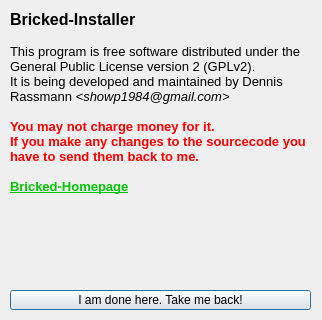
<?xml version="1.0" encoding="UTF-8"?>
<ui version="4.0">
 <class>Info</class>
 <widget class="QDialog" name="Info">
  <property name="enabled">
   <bool>true</bool>
  </property>
  <property name="geometry">
   <rect>
    <x>0</x>
    <y>0</y>
    <width>322</width>
    <height>320</height>
   </rect>
  </property>
  <property name="sizePolicy">
   <sizepolicy hsizetype="Preferred" vsizetype="Preferred">
    <horstretch>0</horstretch>
    <verstretch>0</verstretch>
   </sizepolicy>
  </property>
  <property name="minimumSize">
   <size>
    <width>322</width>
    <height>320</height>
   </size>
  </property>
  <property name="maximumSize">
   <size>
    <width>322</width>
    <height>320</height>
   </size>
  </property>
  <property name="focusPolicy">
   <enum>Qt::StrongFocus</enum>
  </property>
  <property name="contextMenuPolicy">
   <enum>Qt::NoContextMenu</enum>
  </property>
  <property name="windowTitle">
   <string>Some info about this...</string>
  </property>
  <property name="sizeGripEnabled">
   <bool>false</bool>
  </property>
  <property name="modal">
   <bool>false</bool>
  </property>
  <widget class="QLabel" name="lbl_info">
   <property name="geometry">
    <rect>
     <x>10</x>
     <y>10</y>
     <width>301</width>
     <height>251</height>
    </rect>
   </property>
   <property name="text">
    <string>&lt;!DOCTYPE HTML PUBLIC &quot;-//W3C//DTD HTML 4.0//EN&quot; &quot;http://www.w3.org/TR/REC-html40/strict.dtd&quot;&gt;
&lt;html&gt;&lt;head&gt;&lt;meta name=&quot;qrichtext&quot; content=&quot;1&quot; /&gt;&lt;style type=&quot;text/css&quot;&gt;
p, li { white-space: pre-wrap; }
&lt;/style&gt;&lt;/head&gt;&lt;body style=&quot; font-family:'Sans'; font-size:10pt; font-weight:400; font-style:normal;&quot;&gt;
&lt;p style=&quot; margin-top:0px; margin-bottom:0px; margin-left:0px; margin-right:0px; -qt-block-indent:0; text-indent:0px;&quot;&gt;&lt;span style=&quot; font-size:12pt; font-weight:600;&quot;&gt;Bricked-Installer&lt;/span&gt;&lt;/p&gt;
&lt;p style=&quot;-qt-paragraph-type:empty; margin-top:0px; margin-bottom:0px; margin-left:0px; margin-right:0px; -qt-block-indent:0; text-indent:0px;&quot;&gt;&lt;/p&gt;
&lt;p style=&quot; margin-top:0px; margin-bottom:0px; margin-left:0px; margin-right:0px; -qt-block-indent:0; text-indent:0px;&quot;&gt;This program is free software distributed under the General Public License version 2 (GPLv2).&lt;/p&gt;
&lt;p style=&quot; margin-top:0px; margin-bottom:0px; margin-left:0px; margin-right:0px; -qt-block-indent:0; text-indent:0px;&quot;&gt;It is being developed and maintained by Dennis Rassmann &lt;span style=&quot; font-style:italic;&quot;&gt;&amp;lt;showp1984@gmail.com&amp;gt;&lt;/span&gt;&lt;/p&gt;
&lt;p style=&quot;-qt-paragraph-type:empty; margin-top:0px; margin-bottom:0px; margin-left:0px; margin-right:0px; -qt-block-indent:0; text-indent:0px;&quot;&gt;&lt;/p&gt;
&lt;p style=&quot; margin-top:0px; margin-bottom:0px; margin-left:0px; margin-right:0px; -qt-block-indent:0; text-indent:0px;&quot;&gt;&lt;span style=&quot; font-weight:600; color:#ff0000;&quot;&gt;You may not charge money for it.&lt;/span&gt;&lt;/p&gt;
&lt;p style=&quot; margin-top:0px; margin-bottom:0px; margin-left:0px; margin-right:0px; -qt-block-indent:0; text-indent:0px;&quot;&gt;&lt;span style=&quot; font-weight:600; color:#ff0000;&quot;&gt;If you make any changes to the sourcecode you have to send them back to me.&lt;/span&gt;&lt;/p&gt;
&lt;p style=&quot;-qt-paragraph-type:empty; margin-top:0px; margin-bottom:0px; margin-left:0px; margin-right:0px; -qt-block-indent:0; text-indent:0px;&quot;&gt;&lt;/p&gt;
&lt;p style=&quot; margin-top:0px; margin-bottom:0px; margin-left:0px; margin-right:0px; -qt-block-indent:0; text-indent:0px;&quot;&gt;&lt;a href=&quot;http://www.bricked.de&quot;&gt;&lt;span style=&quot; font-weight:600; text-decoration: underline; color:#00c700;&quot;&gt;Bricked-Homepage&lt;/span&gt;&lt;/a&gt;&lt;/p&gt;&lt;/body&gt;&lt;/html&gt;</string>
   </property>
   <property name="scaledContents">
    <bool>false</bool>
   </property>
   <property name="alignment">
    <set>Qt::AlignLeading|Qt::AlignLeft|Qt::AlignTop</set>
   </property>
   <property name="wordWrap">
    <bool>true</bool>
   </property>
   <property name="openExternalLinks">
    <bool>true</bool>
   </property>
  </widget>
  <widget class="QPushButton" name="btn_back">
   <property name="geometry">
    <rect>
     <x>10</x>
     <y>290</y>
     <width>301</width>
     <height>20</height>
    </rect>
   </property>
   <property name="text">
    <string>I am done here. Take me back!</string>
   </property>
  </widget>
 </widget>
 <resources/>
 <connections/>
</ui>
